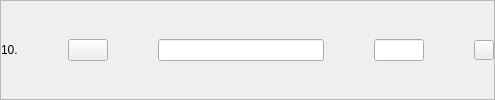
              <widget class="QFrame" name="result10">
               <property name="frameShape">
                <enum>QFrame::StyledPanel</enum>
               </property>
               <property name="frameShadow">
                <enum>QFrame::Raised</enum>
               </property>
               <layout class="QHBoxLayout" name="horizontalLayout_34" stretch="1,0,10,3,0">
                <property name="spacing">
                 <number>50</number>
                </property>
                <property name="leftMargin">
                 <number>0</number>
                </property>
                <property name="topMargin">
                 <number>0</number>
                </property>
                <property name="rightMargin">
                 <number>0</number>
                </property>
                <property name="bottomMargin">
                 <number>0</number>
                </property>
                <item>
                 <widget class="QLabel" name="nro10">
                  <property name="text">
                   <string>10.</string>
                  </property>
                 </widget>
                </item>
                <item>
                 <widget class="QPushButton" name="seeResult10Button">
                  <property name="text">
                   <string/>
                  </property>
                  <property name="icon">
                   <iconset resource="../resources.qrc">
                    <normaloff>:/Buttons/img/amacapy-boton-ver.png</normaloff>:/Buttons/img/amacapy-boton-ver.png</iconset>
                  </property>
                  <property name="iconSize">
                   <size>
                    <width>30</width>
                    <height>30</height>
                   </size>
                  </property>
                 </widget>
                </item>
                <item>
                 <widget class="QLineEdit" name="titleResult10"/>
                </item>
                <item>
                 <widget class="QLineEdit" name="priceResult10">
                  <property name="maximumSize">
                   <size>
                    <width>120</width>
                    <height>16777215</height>
                   </size>
                  </property>
                 </widget>
                </item>
                <item>
                 <widget class="QPushButton" name="deleteResult10Button">
                  <property name="sizePolicy">
                   <sizepolicy hsizetype="Fixed" vsizetype="Fixed">
                    <horstretch>0</horstretch>
                    <verstretch>0</verstretch>
                   </sizepolicy>
                  </property>
                  <property name="maximumSize">
                   <size>
                    <width>20</width>
                    <height>20</height>
                   </size>
                  </property>
                  <property name="text">
                   <string/>
                  </property>
                  <property name="icon">
                   <iconset resource="../resources.qrc">
                    <normaloff>:/Buttons/img/amacapy-boton-eliminar.png</normaloff>:/Buttons/img/amacapy-boton-eliminar.png</iconset>
                  </property>
                  <property name="iconSize">
                   <size>
                    <width>20</width>
                    <height>20</height>
                   </size>
                  </property>
                 </widget>
                </item>
               </layout>
              </widget>
